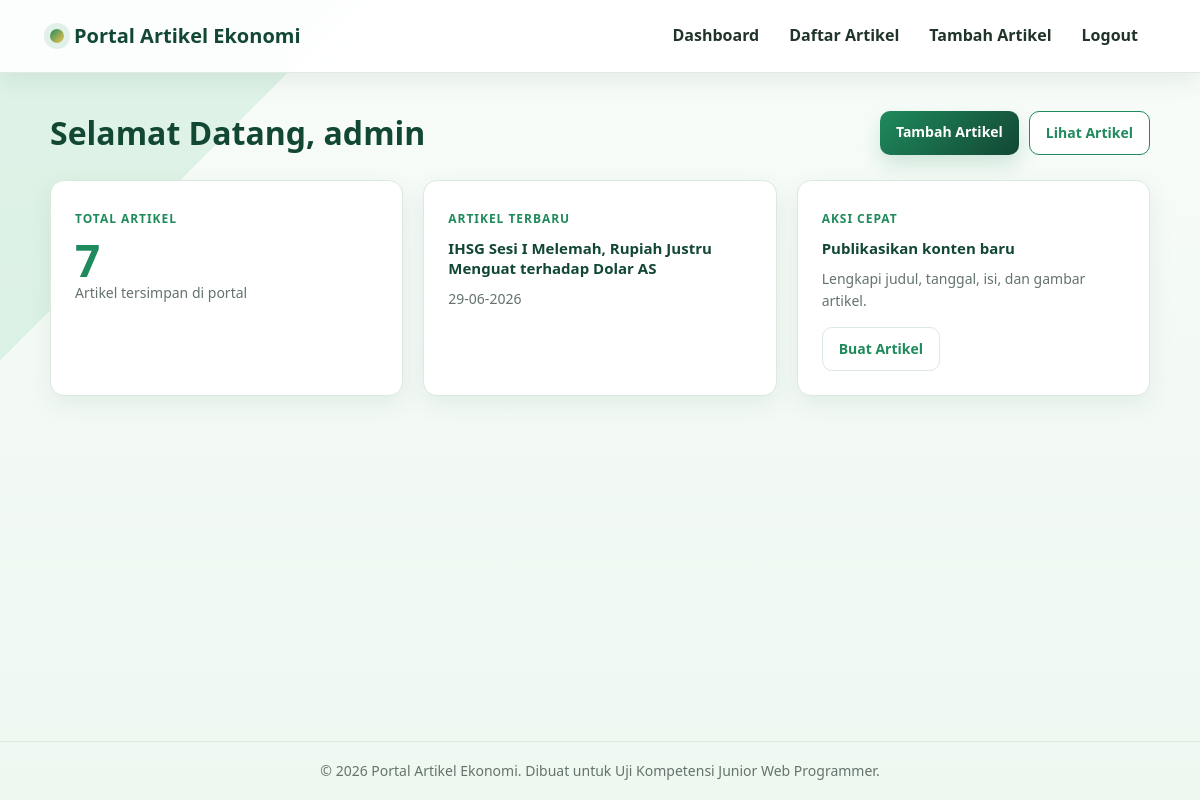
/dashboard.php (signed in), run on the app's committed database.
### tables this page shows
CREATE TABLE `artikel` (
  `id_artikel` int NOT NULL,
  `judul` varchar(200) NOT NULL,
  `isi` text NOT NULL,
  `gambar` varchar(255) NOT NULL,
  `tanggal` date NOT NULL
);

### dashboard.php (the view, shortened to what this page needs)
<?php
require_once 'library/pagination.php';
require_once 'koneksi.php';
$query_total = "SELECT COUNT(*) AS total FROM artikel";
$hasil_total = mysqli_query($koneksi, $query_total);
$data_total  = mysqli_fetch_assoc($hasil_total);
$total_artikel = $data_total['total'];
$query_terbaru = "SELECT judul, tanggal FROM artikel ORDER BY tanggal DESC, id_artikel DESC LIMIT 1";
$hasil_terbaru = mysqli_query($koneksi, $query_terbaru);
$artikel_terbaru = $hasil_terbaru && mysqli_num_rows($hasil_terbaru) > 0
    ? mysqli_fetch_assoc($hasil_terbaru)
    : null;
?>
    <div class="container">
        <div class="page-title-bar">
            <h1>Selamat Datang, <?php echo htmlspecialchars($_SESSION['username']); ?></h1>
            <div class="page-actions">
                <a href="artikel_tambah.php" class="btn btn-primary">Tambah Artikel</a>
                <a href="artikel_list.php" class="btn btn-secondary">Lihat Artikel</a>
            </div>
        </div>
        <div class="dashboard-cards">
            <div class="card stat-card">
                <span class="card-label">Total Artikel</span>
                <p class="card-number"><?php echo $total_artikel; ?></p>
                <p class="card-note">Artikel tersimpan di portal</p>
            </div>
            <div class="card info-card">
                <span class="card-label">Artikel Terbaru</span>
                <?php if ($artikel_terbaru): ?>
                    <h3><?php echo htmlspecialchars($artikel_terbaru['judul']); ?></h3>
                    <p class="card-note"><?php echo date('d-m-Y', strtotime($artikel_terbaru['tanggal'])); ?></p>
                <?php else: ?>
                    <h3>Belum ada artikel</h3>
                    <p class="card-note">Mulai dengan menambahkan artikel pertama.</p>
                <?php endif; ?>
            </div>
            <div class="card info-card">
                <span class="card-label">Aksi Cepat</span>
                <h3>Publikasikan konten baru</h3>
                <p class="card-note">Lengkapi judul, tanggal, isi, dan gambar artikel.</p>
                <a href="artikel_tambah.php" class="btn btn-outline">Buat Artikel</a>
            </div>
        </div>
    </div>

### assets/css/style.css (style rules this page uses)
:root { --hijau-tua: #124734; --hijau-utama: #1f8a5b; --hijau-muda: #5fc48c; --hijau-pastel: #eef8f1; --putih: #ffffff; --abu: #64736b; --abu-gelap: #20342a; --garis: #dce9df; --kuning: #f6c453; --merah: #c73b3b; --bayangan: 0 16px 40px rgba(18, 71, 52, 0.12); --bayangan-tipis: 0 8px 24px rgba(18, 71, 52, 0.08); }
* { margin: 0; padding: 0; box-sizing: border-box; }
body { min-height: 100vh; font-family: "Segoe UI", Roboto, Arial, sans-serif; background: linear-gradient(135deg, rgba(95, 196, 140, 0.16) 0 18%, transparent 18% 100%), linear-gradient(180deg, #f8fcf9 0%, var(--hijau-pastel) 100%); color: var(--abu-gelap); line-height: 1.6; overflow-y: scroll; scrollbar-gutter: stable; }
body:not(.login-page) { display: flex; flex-direction: column; }
a { color: var(--hijau-utama); text-decoration: none; }
.container { width: min(1100px, calc(100% - 40px)); margin: 0 auto; padding: 34px 0; flex: 1; }
.container > h1, .page-title-bar h1, .artikel-detail h1 { color: var(--hijau-tua); line-height: 1.2; letter-spacing: 0; }
.btn { display: inline-block; padding: 10px 16px; border: none; border-radius: 10px; font-size: 14px; font-weight: 700; cursor: pointer; transition: 0.2s; }
.btn-primary { background: linear-gradient(135deg, var(--hijau-utama), var(--hijau-tua)); color: var(--putih); box-shadow: 0 10px 20px rgba(31, 138, 91, 0.18); }
.btn-secondary { background-color: var(--putih); color: var(--hijau-utama); border: 1px solid var(--hijau-utama); }
.btn-outline { background-color: var(--putih); color: var(--hijau-utama); border: 1px solid var(--garis); }
.card-label { display: inline-flex; margin-bottom: 10px; color: var(--hijau-utama); font-size: 12px; font-weight: 800; letter-spacing: 0.08em; text-transform: uppercase; }
.page-actions { display: flex; flex-wrap: wrap; justify-content: flex-end; gap: 10px; }
.dashboard-cards { display: grid; grid-template-columns: repeat(auto-fit, minmax(220px, 1fr)); gap: 20px; }
.card { padding: 24px; border: 1px solid var(--garis); border-radius: 14px; background: var(--putih); box-shadow: var(--bayangan-tipis); text-align: center; transition: 0.2s; }
.card h3 { color: var(--hijau-tua); margin-bottom: 10px; font-size: 15px; line-height: 1.35; }
.card-number { color: var(--hijau-utama); font-size: 44px; font-weight: 800; line-height: 1; }
.card-note { color: var(--abu); font-size: 14px; }
.stat-card { text-align: left; }
.info-card { text-align: left; }
.info-card .btn { margin-top: 14px; }
.page-title-bar { display: flex; align-items: center; justify-content: space-between; gap: 16px; margin-bottom: 20px; min-height: 53px; }

### data on the page
artikel: judul "IHSG Sesi I Melemah, Rupiah Justru Menguat terhadap Dolar AS", tanggal "29-06-2026"

### other printed values
APP_NAME "Portal Artikel Ekonomi"
$_SESSION['username'] "admin"
$total_artikel "7"
